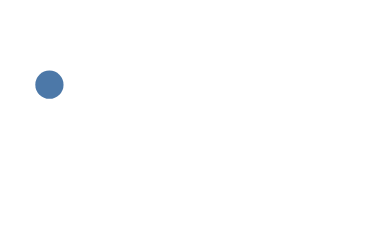

Express this chart as Vega-Lite.
### Vega specification from a JSON file in a GitHub repository (floating-point values rounded to 4 significant figures)
{"width": 100, "height": 60, "padding": 4, "encode": {"__proto__": {}}, "data": [{"name": "pts", "values": [{"x": 1, "y": 2}]}], "marks": [{"type": "symbol", "from": {"data": "pts"}, "encode": {"enter": {"x": {"field": "x", "mult": 10}, "y": {"field": "y", "mult": 10}}}}]}
